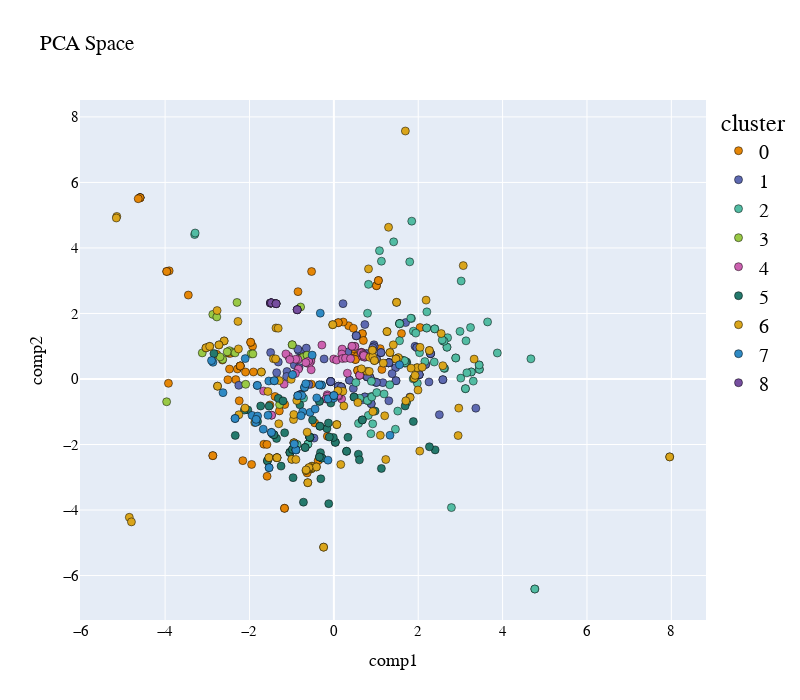

Notebook code cell kept with this figure:
### Code cell
pca_2d_object, df_pca_2d = get_pca_2d(data_no_outliers, clusters_predict)
plot_pca_2d(df_pca_2d, title = "PCA Space", opacity=1, width_line = 0.5)
